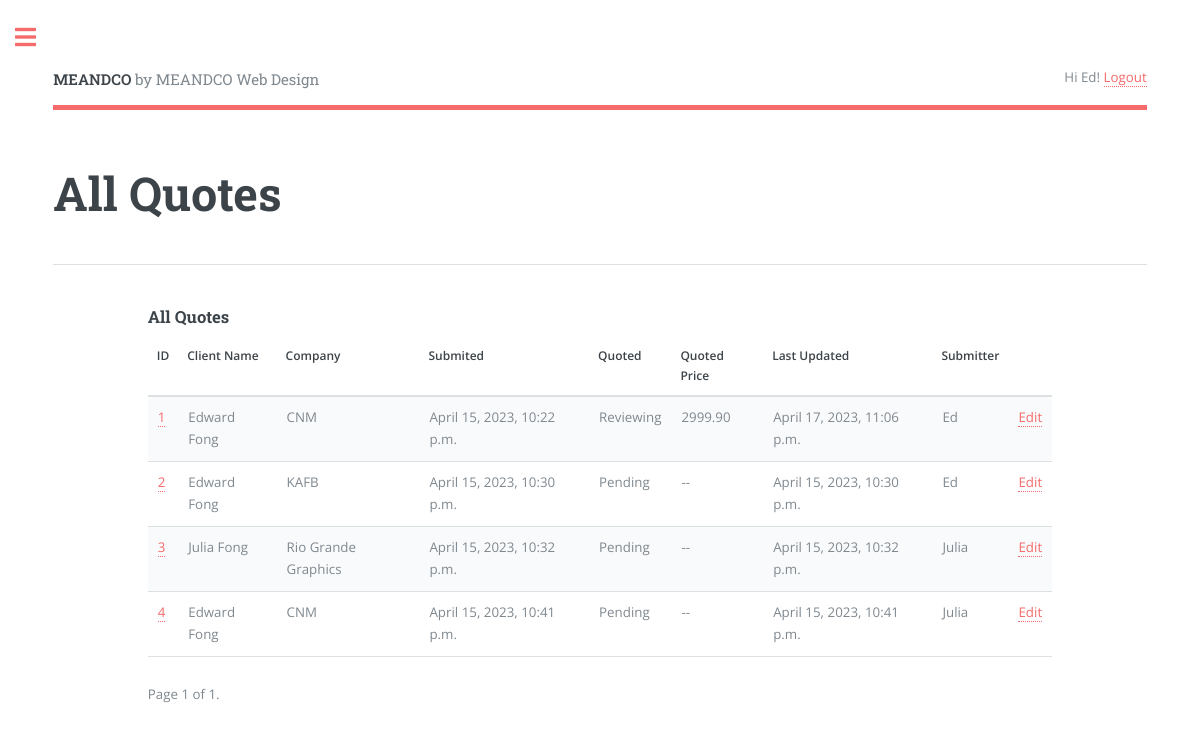
/quotes/ (signed in), run on an earlier commit of the app's database.
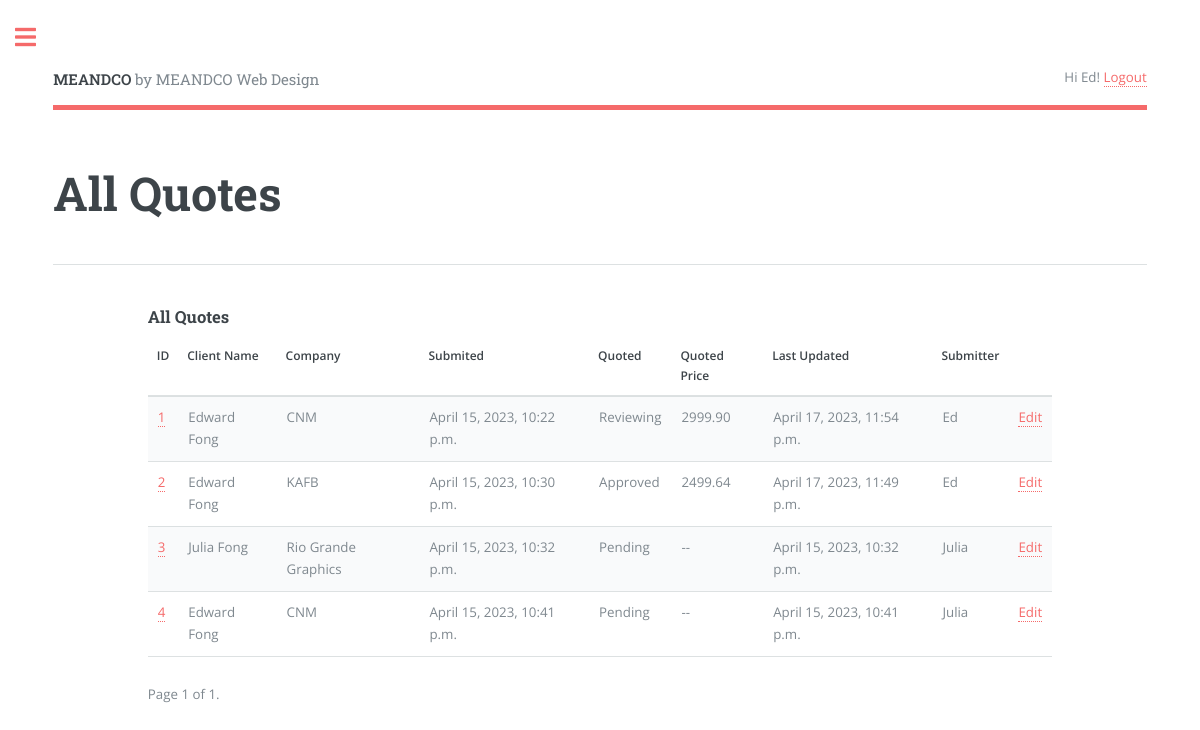
And on a later commit of the database.
### quote/models.py (models this page shows, shortened)
class Quote(models.Model):
    class Status(models.TextChoices):
        PENDING = 'Pending'
        REVIEWING = 'Reviewing'
        APPROVED = 'Approved'
    class Priority(models.TextChoices):
        URGENT  = 'UG', _('Urgent - 1 to week or less')
        NORMAL  = 'NM', _('Normal - 2 to 4 weeks')
        LOW     = 'LW', _('Low - Still Researching')
    name = models.CharField(max_length=250)
    requester = models.ForeignKey(User,
                                  on_delete=models.CASCADE, related_name='quotes')
    position = models.CharField(max_length=250, null=True,
                                blank=True)
    company = models.CharField(max_length=250, null=True,
                               blank=True)
    address = models.CharField(max_length=250, null=True,
                               blank=True)
    phone = models.CharField(max_length=30)
    email = models.EmailField(max_length=250)
    web_address = models.CharField(max_length=250, null=True,
                                   blank=True)
    description = models.TextField()
    created = models.DateTimeField(auto_now_add=True)
    updated = models.DateTimeField(auto_now=True)
    stat = models.CharField(max_length=20,
                              choices=Status.choices,
                              default=Status.PENDING)
    priority = models.CharField(max_length=2,
                                choices=Priority.choices,
                                default=Priority.NORMAL)
    quoted_price = models.DecimalField(max_digits=250,decimal_places=2,
                                    null=True, blank=True)
    jobfile = models.FileField(upload_to="jobfiles/", null=True, blank=True)
    class Meta:
        ordering = ['created']
        indexes = [
            models.Index(fields=['created'])
        ]

### quote/views.py (the view)
# urls.py: path('quotes/', views.quotes_list, name='quotes_list'),
@login_required(login_url='login')
def quotes_list(request):
    if request.user.is_superuser:
        quotes = Quote.objects.all()
    else:
        quotes =  Quote.objects.filter(requester=request.user)
    paginator = Paginator(quotes, 4)
    page_number = request.GET.get('page', 1)
    try:
        quotes = paginator.page(page_number)
    except PageNotAnInteger:
        quotes = paginator.page(1)
    except EmptyPage:
        quotes = paginator.page(paginator.num_pages)
    context = {'quotes':quotes,'quotes':quotes}
    return render(request, 'quote/quotes_list.html', context)

### quote/templates/quote/quotes_list.html (shortened to what this page needs)
{% extends "base.html" %}
{% block header %}All Quotes{% endblock %}
{% block content %}
  <h3>All Quotes</h3>
    <div class="table-wrapper">
        <table>
            <thead>
            <tr>
                <th>ID</th>
                <th>Client Name</th>
                <th>Company</th>
                <th>Submited</th>
                <th>Quoted</th>
                <th>Quoted Price</th>
                <th>Last Updated</th>
                <th>Submitter</th>
                {% if request.user.is_superuser %}<th></th>{% endif %}
            </tr>
            </thead>
            <tbody>
            {% if quotes %}
            {% for q in quotes %}
                <tr>
                    <td><a href="{% url 'quote_detail' q.id %}">{{ q.id }}</a></td>
                    <td>{{ q.name }}</td>
                    <td>{{ q.company }} </td>
                    <td>{{ q.created }}</td>
                    <td>{{ q.stat }}</td>
                    <td>{% if q.quoted_price  %}{{ q.quoted_price }} {% else %}--{% endif %}</td>
                    <td>{{ q.updated }}</td>
                    <td>{{ q.requester | title }}</td>
                    {% if request.user.is_superuser %}<td><a href="{% url 'quote_edit' q.id %}">Edit</a></td>{% endif %}
                </tr>
            {% endfor %}
            {% endif %}
          </tbody>
        </table>
        {% if quotes %}{% include 'pagination.html' with page=quotes %}{% endif %}
     </div>
{% endblock %}

### quote/templates/base.html (shortened to what this page needs)
{% load static %}
<!DOCTYPE html>
<html lang="en">
<head>
    <link href="{% static 'assets/css/main.css' %}" rel="stylesheet">
    <link rel="stylesheet" href="{% static 'assets/css/fontawesome-all.min.css' %}" />
</head>
<body>
    <body class="is-preload">
        <div id="wrapper">
            <div id="main">
              <div class="inner">
                  <header id="header">
                    <a href="{% url 'home' %}" class="logo"><strong>MEANDCO</strong> by MEANDCO Web Design</a>
                    <ul class="icons">
                      {% if request.user.is_authenticated %}
                      Hi {{ request.user.first_name|default:request.user.username|title }}! <a href="{% url 'logout' %}">Logout</a>
                      {% else %}
                      Not logged in. <a href="{% url 'login' %}">Log-in</a>
                      {% endif %}
                    </ul>
                  </header>
                  <section>
                    <header class="main">
                      <h1>{% block header %}{% endblock header %}</h1>
                    </header>
                    <hr class="major" />
                      <div class="row gtr-200">
                        <div class="col-1 col-12-medium">
                        </div>
                          <div class="col-10 col-12-medium">
                          {% block content %}
                          {% endblock %}
                        </div>
                      </div>
                  </section>
              </div>
            </div>
                      {% url 'quote' as url%}
                      {% url 'quotes_list' as list %}
                      {% url 'contact' as contact %}
        </div>
</body>
</html>

### quote/templates/pagination.html (shortened to what this page needs)
<div class="pagination">
    <span class="step-links">
      <span class="current">
        Page {{ page.number }} of {{ page.paginator.num_pages }}.
      </span>
    </span>
</div>

What changed in the data, as far as the page shows it:
changed Quote "Reviewing": updated "April 17, 2023, 11:06 p.m." → "April 17, 2023, 11:54 p.m."
changed Quote "KAFB": stat "Pending" → "Approved"; quoted_price (not shown) → "2499.64"; updated "April 15, 2023, 10:30 p.m." → "April 17, 2023, 11:49 p.m."; no longer shows "--"
